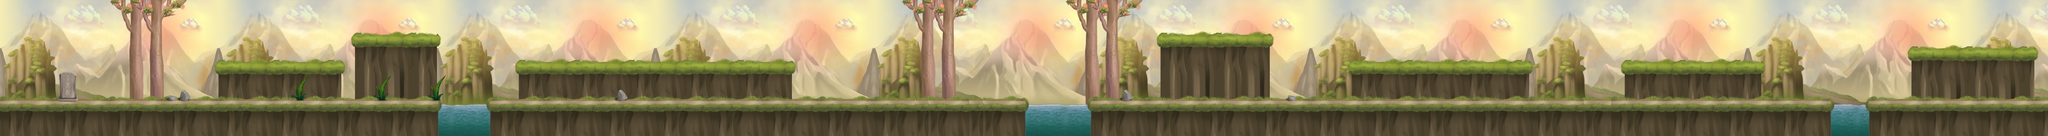

Tiled map render using the project's own tile images. Description and the map definition, with tile-layer contents summarised, below:
An orthogonal 150x10 tile map with 80x80 px tiles, 6 tile layers (bg, tree, street2, river, ...), 9 tilesets and 11 objects.

<map version="1.0" orientation="orthogonal" renderorder="right-down" width="150" height="10" tilewidth="80" tileheight="80" nextobjectid="15">
 <tileset firstgid="1" name="bg" tilewidth="1280" tileheight="800" tilecount="1" columns="1">
  <image source="bg.jpg" trans="ff00ff" width="1280" height="800" />
 </tileset>
 <tileset firstgid="2" name="street" tilewidth="80" tileheight="80" tilecount="18" columns="6">
  <image source="street.png" trans="ff00ff" width="480" height="240" />
 </tileset>
 <tileset firstgid="20" name="street2" tilewidth="80" tileheight="80" tilecount="30" columns="6">
  <image source="street2.png" trans="ff00ff" width="480" height="400" />
 </tileset>
 <tileset firstgid="50" name="tree1" tilewidth="80" tileheight="80" tilecount="48" columns="6">
  <image source="tree1.png" trans="ff00ff" width="480" height="640" />
 </tileset>
 <tileset firstgid="98" name="feral" tilewidth="80" tileheight="80" tilecount="6" columns="2">
  <image source="feral.png" trans="ff00ff" width="160" height="240" />
 </tileset>
 <tileset firstgid="104" name="stone2" tilewidth="80" tileheight="80" tilecount="2" columns="1">
  <image source="stone2.png" trans="ff00ff" width="80" height="160" />
 </tileset>
 <tileset firstgid="106" name="stone1" tilewidth="80" tileheight="80" tilecount="1" columns="1">
  <image source="stone1.png" trans="ff00ff" width="80" height="80" />
 </tileset>
 <tileset firstgid="107" name="stele" tilewidth="80" tileheight="80" tilecount="6" columns="2">
  <image source="stele.png" trans="ff00ff" width="160" height="240" />
 </tileset>
 <tileset firstgid="113" name="river" tilewidth="80" tileheight="80" tilecount="9" columns="3">
  <image source="river.png" trans="ff00ff" width="240" height="240" />
 </tileset>
 <layer name="bg" width="150" height="10">
  <data>[1500 cells, 10 non-empty, 1 distinct tile ids]</data>
 </layer>
 <layer name="tree" width="150" height="10">
  <data>[1500 cells, 110 non-empty, 35 distinct tile ids]</data>
 </layer>
 <layer name="street2" width="150" height="10">
  <data>[1500 cells, 468 non-empty, 42 distinct tile ids]</data>
 </layer>
 <layer name="river" width="150" height="10">
  <data>[1500 cells, 450 non-empty, 9 distinct tile ids]</data>
 </layer>
 <layer name="street" width="150" height="10">
  <data>[1500 cells, 432 non-empty, 18 distinct tile ids]</data>
 </layer>
 <layer name="decorate" width="150" height="10">
  <data>[1500 cells, 38 non-empty, 15 distinct tile ids]</data>
 </layer>
 <objectgroup name="lid">
  <object id="1" x="1.33333" y="602.667" width="2569.33" />
  <object id="3" x="1268" y="386.667" width="738.667" />
  <object id="4" x="2065.33" y="226.667" width="505.333" />
  <object id="5" x="3029.58" y="389.333" width="1606.06" />
  <object id="6" x="2868" y="605.333" width="3132.97" />
  <object id="7" x="6385.94" y="600" width="4336.36" />
  <object id="8" x="6788.48" y="225.333" width="663.636" />
  <object id="9" x="7912.61" y="393.333" width="1048.48" />
  <object id="10" x="9504.12" y="389.333" width="824.242" />
  <object id="11" x="11190.7" y="308" width="740" height="4" />
  <object id="12" x="10953.5" y="604" width="1029.33" />
 </objectgroup>
</map>
